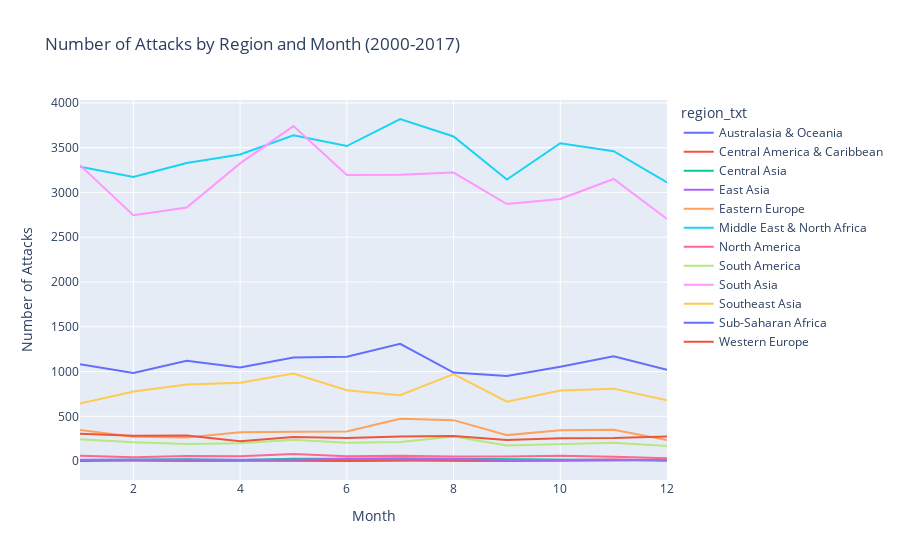

Source (notebook cell):
### Markdown cell above
Tento graf ukazuje počet teroristických útoků podle regionů v jednotlivých měsících od roku 2000 do roku 2017. Graf umožňuje porovnat počet útoků mezi různými regiony a vidět dynamiku změn v počtu útoků během roku.

Z grafu lze vyvodit následující závěry:
+ Celkově je ve světě zaznamenáno více teroristických útoků během letních měsíců (červen, červenec, srpen).
+ Severní Amerika a západní Evropa mají trvale nízkou úroveň teroristické činnosti, zatímco Blízký východ a severní Afrika, jižní Asie a jihovýchodní Asie jsou nejnebezpečnějšími regiony s vysokou mírou teroristické činnosti.

### Code cell
columns = ['iyear', 'imonth', 'region_txt', 'eventid']
grouped_data = terrorism_after.groupby(['region_txt', 'imonth'])['eventid'].count().reset_index()

fig = px.line(grouped_data, x='imonth', y='eventid', color='region_txt',
              labels={'imonth': 'Month', 'eventid': 'Number of Attacks'},
              title='Number of Attacks by Region and Month (2000-2017)')
fig.show()

### Figure 1 — Plotly figure (JSON) as saved in the notebook; plotly's stock layout.template omitted (floating-point values rounded to 4 significant figures)
{"data": [{"hovertemplate": "region_txt=Australasia & Oceania<br>Month=%{x}<br>Number of Attacks=%{y}<extra></extra>", "legendgroup": "Australasia & Oceania", "line": {"color": "#636efa", "dash": "solid"}, "marker": {"symbol": "circle"}, "mode": "lines", "name": "Australasia & Oceania", "orientation": "v", "showlegend": true, "type": "scatter", "x": [1, 2, 3, 4, 5, 6, 7, 8, 9, 10, 11, 12], "xaxis": "x", "y": [1, 7, 3, 8, 5, 5, 14, 4, 8, 5, 6, 9], "yaxis": "y"}, {"hovertemplate": "region_txt=Central America & Caribbean<br>Month=%{x}<br>Number of Attacks=%{y}<extra></extra>", "legendgroup": "Central America & Caribbean", "line": {"color": "#EF553B", "dash": "solid"}, "marker": {"symbol": "circle"}, "mode": "lines", "name": "Central America & Caribbean", "orientation": "v", "showlegend": true, "type": "scatter", "x": [1, 2, 3, 4, 5, 6, 7, 8, 9, 10, 11, 12], "xaxis": "x", "y": [11, 6, 5, 8, 9, 1, 7, 6, 4, 12, 17, 3], "yaxis": "y"}, {"hovertemplate": "region_txt=Central Asia<br>Month=%{x}<br>Number of Attacks=%{y}<extra></extra>", "legendgroup": "Central Asia", "line": {"color": "#00cc96", "dash": "solid"}, "marker": {"symbol": "circle"}, "mode": "lines", "name": "Central Asia", "orientation": "v", "showlegend": true, "type": "scatter", "x": [1, 2, 3, 4, 5, 6, 7, 8, 9, 10, 11, 12], "xaxis": "x", "y": [12, 17, 20, 11, 26, 25, 31, 27, 20, 14, 13, 12], "yaxis": "y"}, {"hovertemplate": "region_txt=East Asia<br>Month=%{x}<br>Number of Attacks=%{y}<extra></extra>", "legendgroup": "East Asia", "line": {"color": "#ab63fa", "dash": "solid"}, "marker": {"symbol": "circle"}, "mode": "lines", "name": "East Asia", "orientation": "v", "showlegend": true, "type": "scatter", "x": [1, 2, 3, 4, 5, 6, 7, 8, 9, 10, 11, 12], "xaxis": "x", "y": [15, 15, 18, 12, 16, 27, 21, 24, 11, 11, 13, 15], "yaxis": "y"}, {"hovertemplate": "region_txt=Eastern Europe<br>Month=%{x}<br>Number of Attacks=%{y}<extra></extra>", "legendgroup": "Eastern Europe", "line": {"color": "#FFA15A", "dash": "solid"}, "marker": {"symbol": "circle"}, "mode": "lines", "name": "Eastern Europe", "orientation": "v", "showlegend": true, "type": "scatter", "x": [1, 2, 3, 4, 5, 6, 7, 8, 9, 10, 11, 12], "xaxis": "x", "y": [347, 273, 264, 322, 328, 330, 473, 457, 290, 344, 349, 236], "yaxis": "y"}, {"hovertemplate": "region_txt=Middle East & North Africa<br>Month=%{x}<br>Number of Attacks=%{y}<extra></extra>", "legendgroup": "Middle East & North Africa", "line": {"color": "#19d3f3", "dash": "solid"}, "marker": {"symbol": "circle"}, "mode": "lines", "name": "Middle East & North Africa", "orientation": "v", "showlegend": true, "type": "scatter", "x": [1, 2, 3, 4, 5, 6, 7, 8, 9, 10, 11, 12], "xaxis": "x", "y": [3288, 3173, 3328, 3423, 3639, 3518, 3820, 3625, 3144, 3549, 3460, 3111], "yaxis": "y"}, {"hovertemplate": "region_txt=North America<br>Month=%{x}<br>Number of Attacks=%{y}<extra></extra>", "legendgroup": "North America", "line": {"color": "#FF6692", "dash": "solid"}, "marker": {"symbol": "circle"}, "mode": "lines", "name": "North America", "orientation": "v", "showlegend": true, "type": "scatter", "x": [1, 2, 3, 4, 5, 6, 7, 8, 9, 10, 11, 12], "xaxis": "x", "y": [61, 44, 56, 54, 79, 54, 59, 50, 51, 59, 49, 32], "yaxis": "y"}, {"hovertemplate": "region_txt=South America<br>Month=%{x}<br>Number of Attacks=%{y}<extra></extra>", "legendgroup": "South America", "line": {"color": "#B6E880", "dash": "solid"}, "marker": {"symbol": "circle"}, "mode": "lines", "name": "South America", "orientation": "v", "showlegend": true, "type": "scatter", "x": [1, 2, 3, 4, 5, 6, 7, 8, 9, 10, 11, 12], "xaxis": "x", "y": [244, 209, 190, 198, 238, 204, 214, 274, 174, 190, 204, 169], "yaxis": "y"}, {"hovertemplate": "region_txt=South Asia<br>Month=%{x}<br>Number of Attacks=%{y}<extra></extra>", "legendgroup": "South Asia", "line": {"color": "#FF97FF", "dash": "solid"}, "marker": {"symbol": "circle"}, "mode": "lines", "name": "South Asia", "orientation": "v", "showlegend": true, "type": "scatter", "x": [1, 2, 3, 4, 5, 6, 7, 8, 9, 10, 11, 12], "xaxis": "x", "y": [3304, 2746, 2831, 3324, 3741, 3195, 3198, 3222, 2871, 2926, 3150, 2704], "yaxis": "y"}, {"hovertemplate": "region_txt=Southeast Asia<br>Month=%{x}<br>Number of Attacks=%{y}<extra></extra>", "legendgroup": "Southeast Asia", "line": {"color": "#FECB52", "dash": "solid"}, "marker": {"symbol": "circle"}, "mode": "lines", "name": "Southeast Asia", "orientation": "v", "showlegend": true, "type": "scatter", "x": [1, 2, 3, 4, 5, 6, 7, 8, 9, 10, 11, 12], "xaxis": "x", "y": [643, 776, 854, 875, 978, 791, 735, 971, 664, 787, 809, 679], "yaxis": "y"}, {"hovertemplate": "region_txt=Sub-Saharan Africa<br>Month=%{x}<br>Number of Attacks=%{y}<extra></extra>", "legendgroup": "Sub-Saharan Africa", "line": {"color": "#636efa", "dash": "solid"}, "marker": {"symbol": "circle"}, "mode": "lines", "name": "Sub-Saharan Africa", "orientation": "v", "showlegend": true, "type": "scatter", "x": [1, 2, 3, 4, 5, 6, 7, 8, 9, 10, 11, 12], "xaxis": "x", "y": [1081, 984, 1121, 1044, 1156, 1165, 1309, 989, 950, 1054, 1170, 1021], "yaxis": "y"}, {"hovertemplate": "region_txt=Western Europe<br>Month=%{x}<br>Number of Attacks=%{y}<extra></extra>", "legendgroup": "Western Europe", "line": {"color": "#EF553B", "dash": "solid"}, "marker": {"symbol": "circle"}, "mode": "lines", "name": "Western Europe", "orientation": "v", "showlegend": true, "type": "scatter", "x": [1, 2, 3, 4, 5, 6, 7, 8, 9, 10, 11, 12], "xaxis": "x", "y": [306, 282, 287, 222, 269, 259, 274, 279, 235, 255, 258, 274], "yaxis": "y"}], "layout": {"legend": {"title": {"text": "region_txt"}, "tracegroupgap": 0}, "title": {"text": "Number of Attacks by Region and Month (2000-2017)"}, "xaxis": {"anchor": "y", "domain": [0, 1], "title": {"text": "Month"}}, "yaxis": {"anchor": "x", "domain": [0, 1], "title": {"text": "Number of Attacks"}}}}
